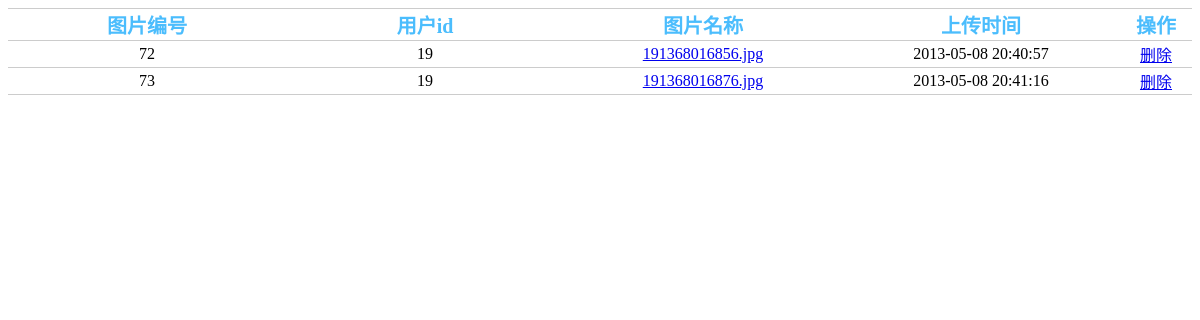
Screenshot of /edian/index.php/bg/imglist with the database file from the repository.
### tables this page shows
CREATE TABLE `img` (
  `img_id` int(11) NOT NULL AUTO_INCREMENT,
  `user_id` int(11) DEFAULT NULL,
  `img_name` char(30) DEFAULT NULL,
  `upload_name` varchar(50) DEFAULT NULL,
  `upload_time` datetime DEFAULT NULL,
  `intro` text,
  PRIMARY KEY (`img_id`),
  KEY `user_id` (`user_id`),
  KEY `img_name` (`img_name`)
);

### edian/application/controllers/bg/imglist.php (called while the page is built, shortened)
<?php
class Imglist extends Ci_Controller{
	function __construct()				{
		$this->load->model("mbgimglist");
	}
	function  index(){
		$data['imgall']=$this->mbgimglist->showimg_all();
		$this->load->view("m-bg-imglist",$data);
	}
}
?>

### edian/index.php (called while the page is built, shortened)
<?php
require_once BASEPATH.'core/CodeIgniter.php';

### edian/application/models/mbgimglist.php (called while the page is built, shortened)
<?php
class Mbgimglist extends Ci_Model{
	function showimg_all(){
		$sql="select * from img";
		$res=$this->db->query($sql);
		return $res->result();
	}
}
?>

### edian/application/views/m-bg-imglist.php (the view, shortened to what this page needs)
<!doctype html>
<html>
	<head>
		<link rel="stylesheet" type="text/css" href="<?=base_url("common_content")?>">
	</head>
	<body>
				<table cellspacing="0" class="mail-box">
						<tr>
							<th class="img_id">图片编号</th>
							<th class="user_id">用户id</th>
							<th class="img_name">图片名称</th>
							<th class="time">上传时间</th>
							<th class="action">操作</th>
						</tr>
					<?php foreach($imgall as $temp):?>
						<tr>
								<td class="img_id"><?php echo $temp->img_id?></td>
								<td class="user_id"><?php echo $temp->user_id?></td>
								<td class="img_name"><a href="<?=site_url("bg/imglist/oneimg"."/".$temp->img_name)?>"><?php echo $temp->img_name ?></a></td>
							  <td class="time"><?php echo $temp->upload_time ?></td>
								<td class="time"><a href="<?=site_url("bg/imglist/imgdel"."/".$temp->img_name)?>">删除</a></td>
					</tr>
				<?php endforeach?>
				</table>
	</body>
</html>

### edian/application/views/m-bg-imglist.php (style rules this page uses)
table { table-layout: fixed; white-space: nowrap; width: 100%; border-top: 1px solid #ccc; font-size: 16px; text-align:center; }
.mail-box th { font-size: 20px; color: #4bbdfd; border-bottom: 1px solid #ccc; }
.mail-box td { border-bottom: 1px solid #ccc; }
.mail-box .action { width:70px; }

### rows the page displays
img: img_id "72", user "19", img_name "191368016856.jpg", upload_time "2013-05-08 20:40:57"
img: img_id "73", user "19", img_name "191368016876.jpg", upload_time "2013-05-08 20:41:16"
